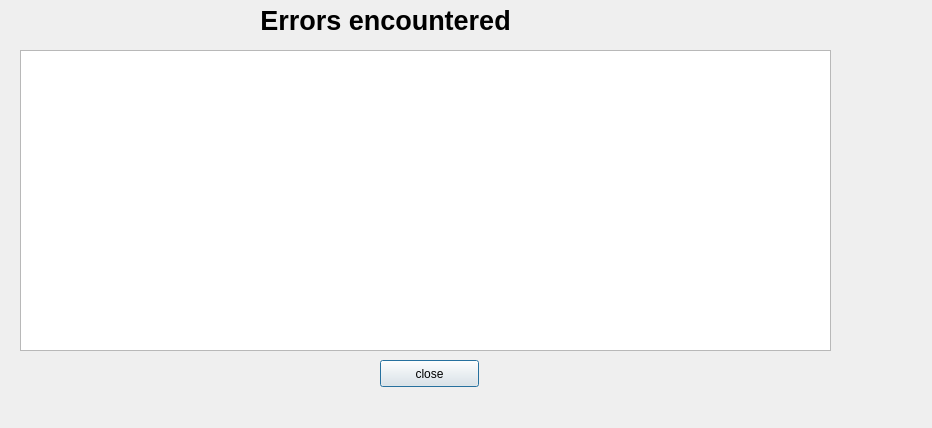
<?xml version="1.0" encoding="UTF-8"?>
<ui version="4.0">
 <class>errorDialog</class>
 <widget class="QDialog" name="errorDialog">
  <property name="geometry">
   <rect>
    <x>0</x>
    <y>0</y>
    <width>932</width>
    <height>428</height>
   </rect>
  </property>
  <property name="windowTitle">
   <string>Errors on the file</string>
  </property>
  <widget class="QLabel" name="errorheader">
   <property name="geometry">
    <rect>
     <x>200</x>
     <y>10</y>
     <width>371</width>
     <height>21</height>
    </rect>
   </property>
   <property name="font">
    <font>
     <pointsize>20</pointsize>
     <weight>75</weight>
     <bold>true</bold>
    </font>
   </property>
   <property name="text">
    <string>Errors encountered</string>
   </property>
   <property name="alignment">
    <set>Qt::AlignCenter</set>
   </property>
   <property name="wordWrap">
    <bool>false</bool>
   </property>
  </widget>
  <widget class="QPushButton" name="btnclose">
   <property name="geometry">
    <rect>
     <x>380</x>
     <y>360</y>
     <width>99</width>
     <height>27</height>
    </rect>
   </property>
   <property name="text">
    <string>close</string>
   </property>
  </widget>
  <widget class="QListWidget" name="lstdisplayErrors">
   <property name="geometry">
    <rect>
     <x>20</x>
     <y>50</y>
     <width>811</width>
     <height>301</height>
    </rect>
   </property>
  </widget>
 </widget>
 <resources/>
 <connections/>
</ui>
